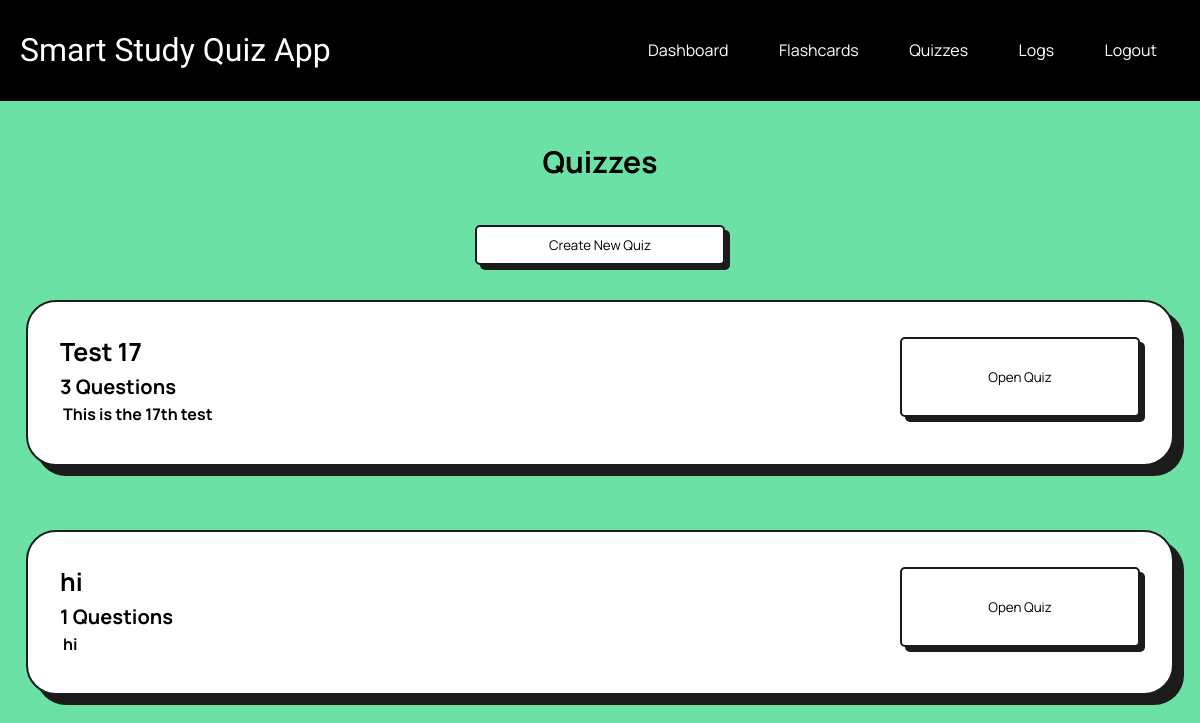
The app's page /select_quiz (signed in), older data.
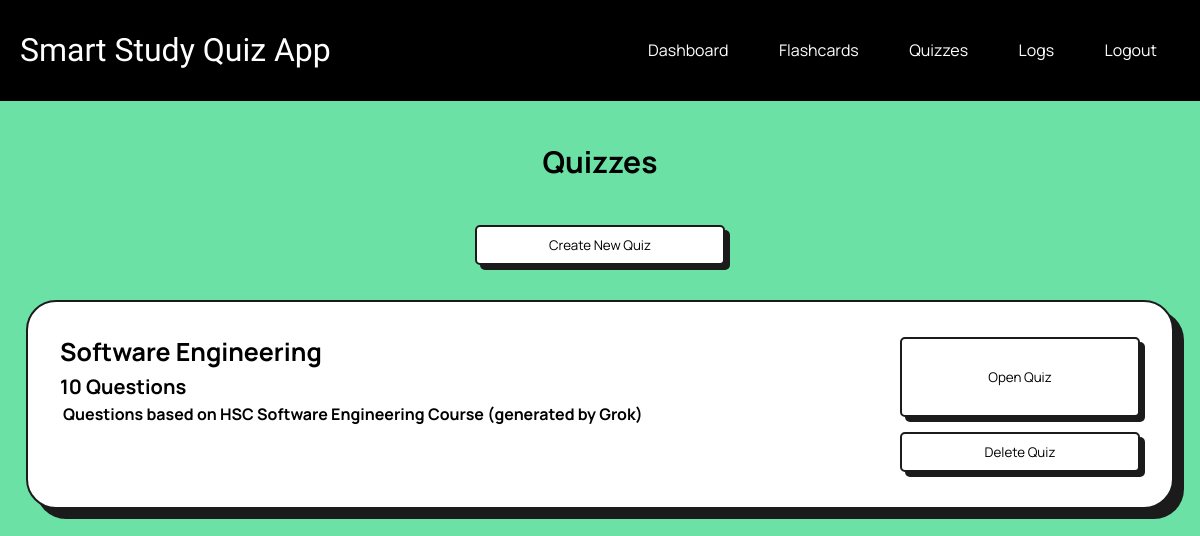
The same page, newer data.
### tables this page shows
CREATE TABLE Quizzes(
    id INTEGER PRIMARY KEY AUTOINCREMENT,
    title TEXT NOT NULL
, description TEXT NOT NULL, numQuestions INTEGER NOT NULL, user_id INTEGER);

### app.py (the view)
@app.route('/select_quiz', methods=['GET', 'POST'])
@login_required
def quizSelect():
    quiz_data = None
    if request.method == 'GET':
        conn = get_db_connection()
        cursor = conn.cursor()
        cursor.execute("SELECT * FROM Quizzes")
        quiz_data = cursor.fetchall()
        conn.close()
    return render_template('quizSelect.html', quizzes=quiz_data, user_id=session.get('user_id'))

### app.py (called while the page is built)
@login_manager.user_loader
def load_user(user_id):
    conn = get_db_connection()
    cursor = conn.cursor()
    cursor.execute('SELECT id, username FROM Users WHERE id = ?', (user_id,))
    user = cursor.fetchone()
    conn.close()
    if User:
        return User(id=user['id'], username=user['username'])
    return None

def get_db_connection():
    conn = sqlite3.connect('database.db')
    conn.row_factory = sqlite3.Row
    return conn

### templates/quizSelect.html (shortened to what this page needs)
{% extends 'base.html' %}
{% block content %}
    <h4>Quizzes</h4>
    <div style="display: flex; justify-content: center">
        <a href="{{ url_for('createQuiz') }}" style="align-content: center">
            <button style="width: 250px; ">Create New Quiz</button>
        </a>
    </div>
    <div class="logGrid">
        {% for quiz in quizzes %}
            <div class="log">
                <div class="quizSelect">
                    <div>
                        <h3>{{ quiz.title }}</h3>
                        <h5 style="margin-top: 0.2em;">{{ quiz.numQuestions }} Questions</h5>
                        <p style="margin-top: 0.2em; margin-bottom: 0.4em;">{{ quiz.description }}</p>
                    </div>
                    <div class="startQuizButton">
                        <a href="{{ url_for('quiz', quiz_id=quiz.id) }}">
                            <button style="width: 20vw; height: 10vh">Open Quiz</button>
                        </a>
                        {% if user_id != quiz.user_id %}
                            <a href="{{ url_for('quizDelete', quiz_id=quiz.id) }}">
                                <button style="width: 20vw; height: 5vh" class="redButton">Delete Quiz</button>
                            </a>
                        {% endif %}
                    </div>
                </div>
            </div>
        {% endfor %}
    </div>
{% endblock %}

### templates/base.html (shortened to what this page needs)
<!DOCTYPE html>
<html lang="en">
<head>
    <link rel="stylesheet" href="{{ url_for('static', filename='styles.css') }}">
</head>
<body>
    <header>
        <h1>{% block heading %}Smart Study Quiz App{% endblock %}</h1>
        <nav>
            {% if not current_user.is_authenticated %}
                <a href="{{ url_for('login') }}">Login</a>
                <a href="{{ url_for('register') }}">Register</a>
            {% else %}
                <a href="{{ url_for('dashboard') }}">Dashboard</a>
                <a href="{{ url_for('flashcardSetSelect') }}">Flashcards</a>
                <a href="{{ url_for('quizSelect') }}">Quizzes</a>
                <a href="{{ url_for('view_log') }}">Logs</a>
                <a href="{{ url_for('logout') }}">Logout</a>
            {% endif %}
        </nav>
    </header>
    <content>
        {% block content %}
        {% endblock %}
    </content>
</body>
</html>

### static/styles.css (style rules this page uses)
body { font-family: Arial, sans-serif; margin: 0; padding: 0; background-color: #6ce1a6; color:black; }
header { background-color: black; padding: 10px 20px; align-items: center; display: flex; justify-content: space-between; }
nav a { color: white; text-decoration: none; margin: 0 15px; text-align: right; transition: all ease 500ms; font-family: 'Manrope', sans-serif; padding: 0.5em; border-radius: 7px; }
h1 { text-align: left; font-family: 'Climate Crisis', sans-serif; font-weight: normal; color: white; }
h3 { font-family: 'Manrope', sans-serif; font-weight: bolder; color: black; font-size: 25px; margin: 0; padding: 0; }
h4 { font-family: 'Manrope', sans-serif; font-weight: bolder; color: black; font-size: 30px; align-items: center; text-align: center; }
h5 { font-family: 'Manrope', sans-serif; font-weight: bolder; color: black; font-size: 20px; margin: 0; padding: 0; }
p { font-family: 'Manrope', sans-serif; font-weight: bold; margin: 3px; }
button { border: 2px solid #1c1b1b; box-shadow: 5px 5px #1c1b1b; border-radius: 5px; background-color: white; font-family: 'Manrope', sans-serif; transition: background-color 500ms ease-in-out, font-weight 500ms ease-in-out, letter-spacing 500ms ease-in-out, transform 100ms ease, box-shadow 100ms ease; ; width: calc(100% - 20rem); max-width: 50rem; margin: 0.2rem auto; height: 3em }
.logGrid { display: flex; flex-direction: column; justify-content: center; }
.log { align-self: center; justify-content: space-between; display: flex; flex-direction: row; flex-wrap: wrap; gap: 10px; padding: 2em; margin: 2em auto; border-radius: 30px; background-color: white; min-height: 4vh; width: 90vw; border: 2px solid #1c1b1b; box-shadow: 10px 10px #1c1b1b; }
.quizSelect { display: flex; justify-content: space-between; flex-direction: row; flex: 1; }
.startQuizButton { display: flex; flex-direction: column; align-items: flex-end; gap: 0.5em; flex: 2; justify-content: right; }

Row changes from the older to the newer data that the page shows:
removed Quizzes: title "Test 17", numQuestions "3", description "This is the 17th test"
removed Quizzes: title "hi", numQuestions "1", description "hi"
added Quizzes: title "Software Engineering", numQuestions "10", description "Questions based on HSC Software Engineering Course (generated by Grok)"
